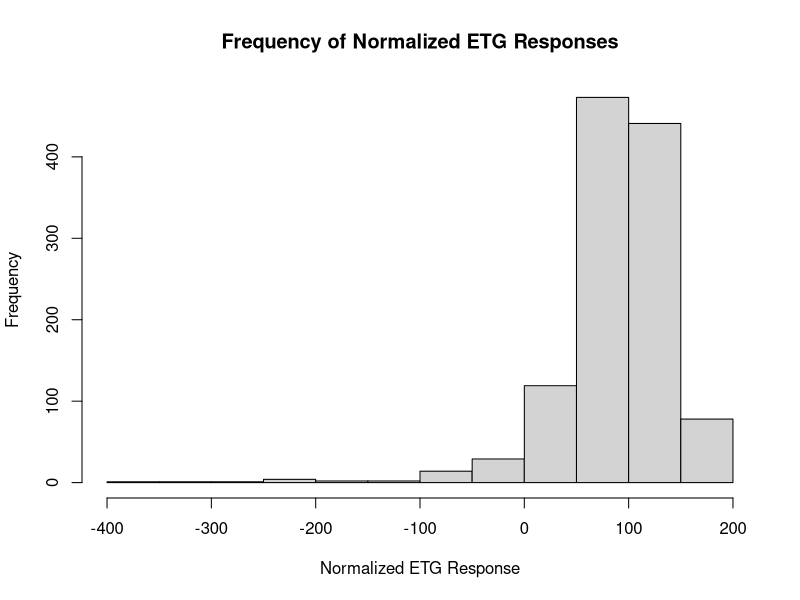
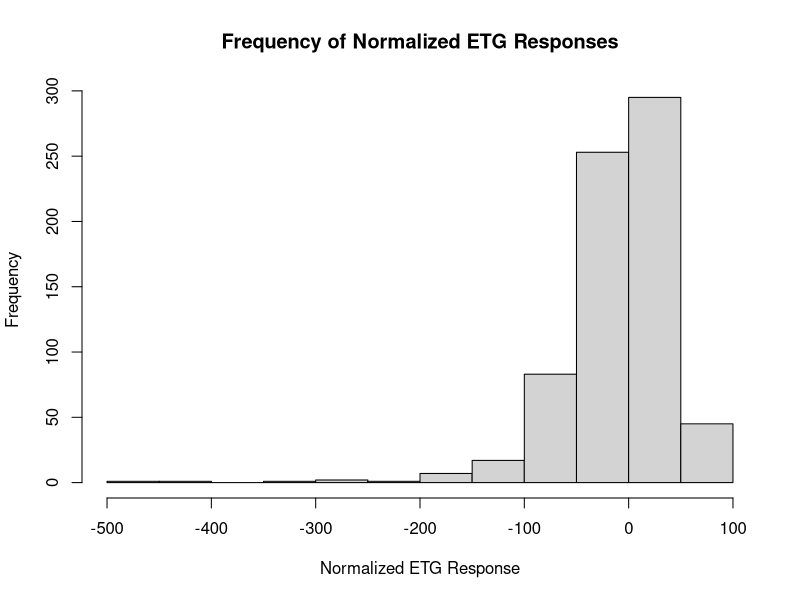
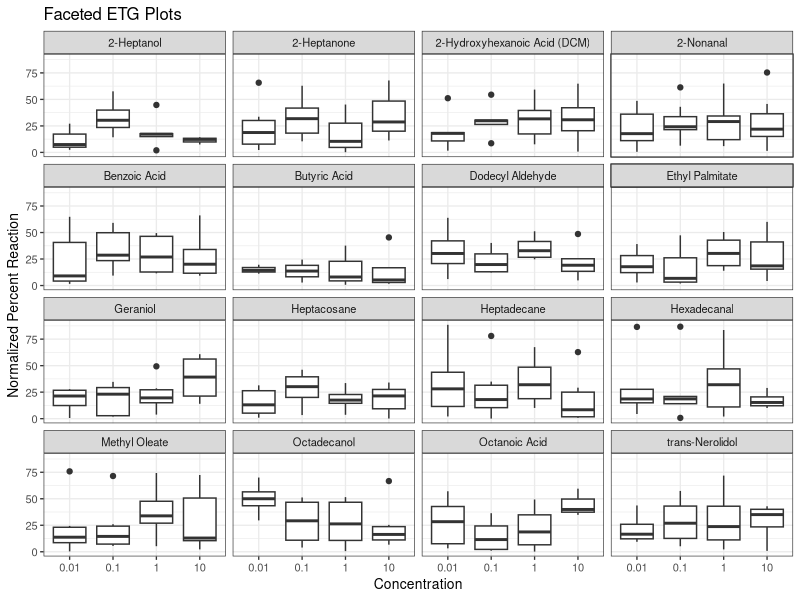

These figures' R source, in order:
## ---- chunk 1
knitr::opts_chunk$set(echo = TRUE)
## ---- chunk 2
setwd("/Users/joelgoodwin/Google Drive/School/Masters/Classes/Biol 5023- Research Methods II/VarroaETG_Percent")
## ---- chunk 3
library(knitr)
library(ggplot2)
library(dplyr)

data<- read.csv('DataForR.csv')
## ---- chunk 4
str(data)
summary(data)
## ---- chunk 5
hist(data$normalized,xlab="Normalized ETG Response",ylab="Frequency", main="Frequency of Normalized ETG Responses")

## ---- chunk 6
#change integer to factor for trials
data$trial<-factor(data$trial)

#lists the levels of factors
levels(data$trial)

#change number to factor for concentration "conc"
data$conc<-factor(data$conc)
levels(data$conc)

#looking to see what the types of odour are
levels(data$odour)
## ---- chunk 7
temp1<-subset(data, odour != "1-Hexadecanol")
temp2<-subset(temp1, odour != "Methyl Palmitate")
temp3<-subset(temp2, odour != "Hexane")
good_runs<-subset(temp3, odour != "Palmitic Acid")
## ---- chunk 8
subsetted <- mutate(good_runs,
                    Zresponse = normalized - 100)
## ---- chunk 9
hist(subsetted$Zresponse,xlab="Normalized ETG Response",ylab="Frequency", main="Frequency of Normalized ETG Responses")
## ---- chunk 10
nonegatives <- subsetted %>%
  mutate(Zresponse= ifelse(Zresponse <0, NA, Zresponse)) 
str(nonegatives)
## ---- chunk 11
ggplot(nonegatives)+
  geom_boxplot(aes(x=conc,y= Zresponse, group= conc))+
  xlab("Concentration")+ylab("Normalized Percent Reaction")+ggtitle("Faceted ETG Plots")+
  theme_bw(10)+
  facet_wrap(~odour)
